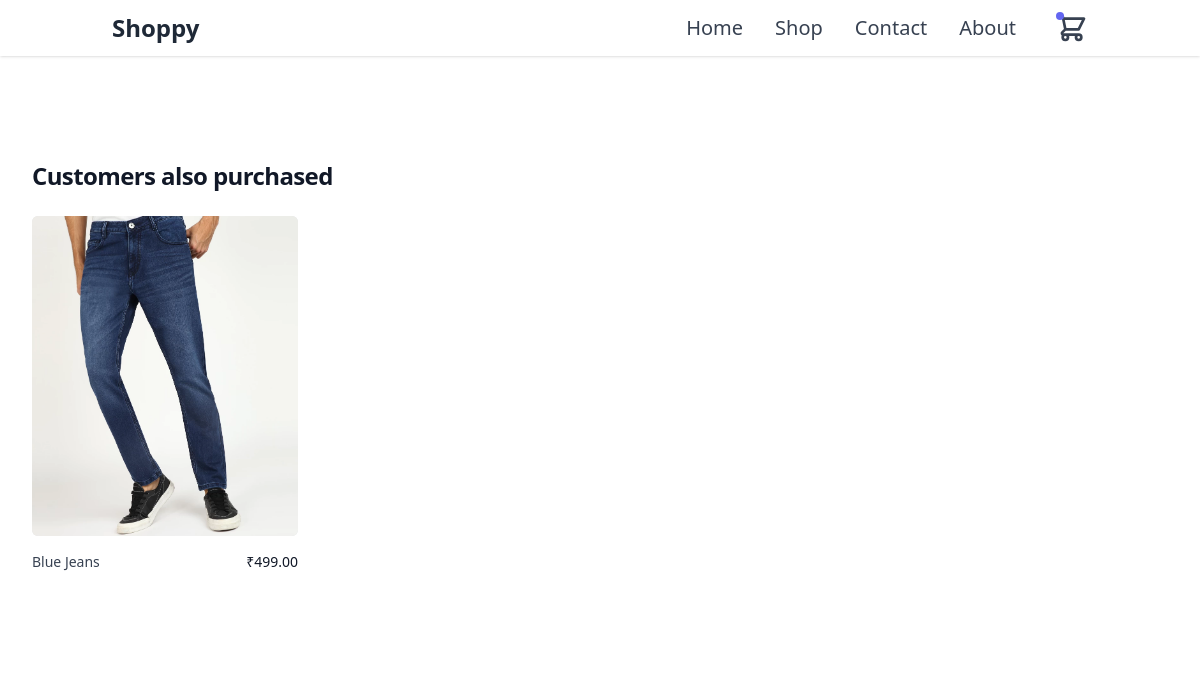
Before: / with the older database file.
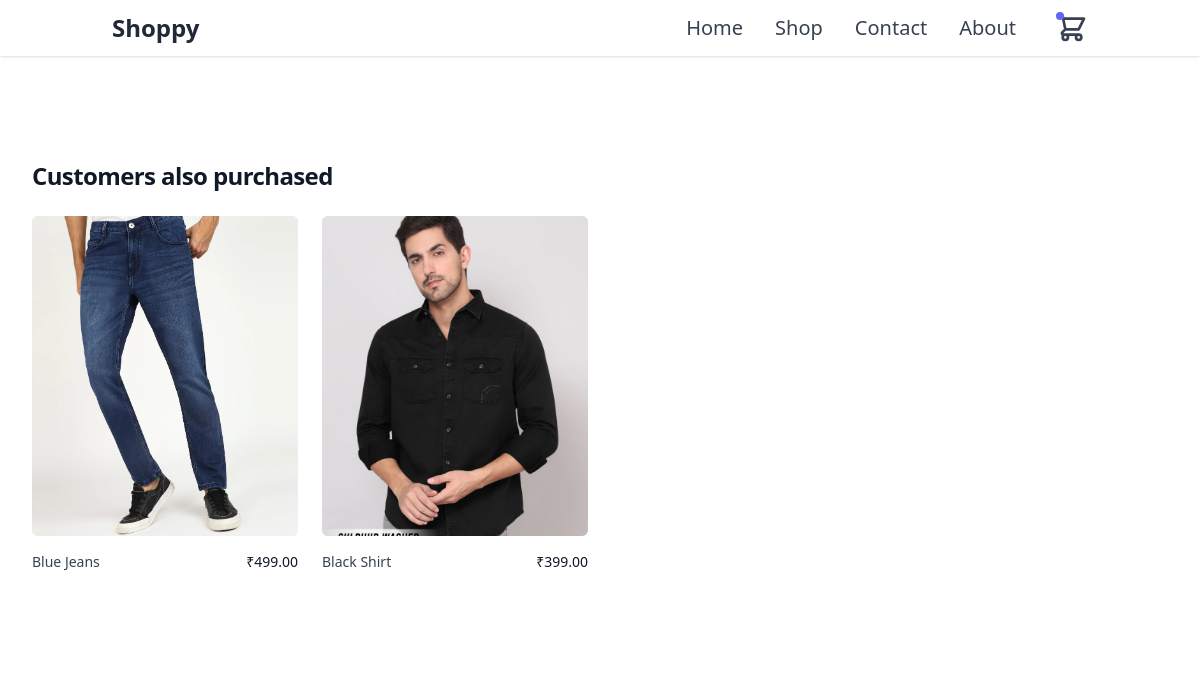
After: the same page with the newer database file.
### products/models.py (models this page shows, shortened)
class Product(BaseModel):
    product_name = models.CharField(max_length=100)
    slug = models.SlugField(max_length=100, unique=True, null=True, blank=True)
    category = models.ForeignKey(
        Category, on_delete=models.CASCADE, related_name="products"
    )
    price = models.DecimalField(max_digits=10, decimal_places=2)
    description = models.TextField()

class ProductImage(BaseModel):
    product = models.ForeignKey(
        Product, on_delete=models.CASCADE, related_name="images"
    )
    image = models.ImageField(upload_to="product_images/")

### home/views.py (the view)
# urls.py: path("", index, name="index"),
def index(request):
    context = {"products": Product.objects.all()}
    return render(request, "home/index.html", context)

### templates/home/index.html
{% extends "base/base.html" %}
{% block start %}
<section>
    <div>
        <div class="bg-white">
            <div class="mx-auto max-w-2xl px-4 py-16 sm:px-6 sm:py-24 lg:max-w-7xl lg:px-8">
                <h2 class="text-2xl font-bold tracking-tight text-gray-900">Customers also purchased</h2>
                <div class="mt-6 grid grid-cols-1 gap-x-6 gap-y-10 sm:grid-cols-2 lg:grid-cols-4 xl:gap-x-8">
                    {% for product in products %}
                    <div class="group relative">
                        <div
                            class="aspect-h-1 aspect-w-1 w-full overflow-hidden rounded-md bg-gray-200 lg:aspect-none group-hover:opacity-75 lg:h-80">
                            <img src="/media/{{product.images.first.image}}"
                                alt="Front of men&#039;s Basic Tee in black."
                                class="h-full w-full object-cover object-center lg:h-full lg:w-full">
                        </div>
                        <div class="mt-4 flex justify-between">
                            <div>
                                <h3 class="text-sm text-gray-700">
                                    <a href="#">
                                        <span aria-hidden="true" class="absolute inset-0"></span>
                                        {{product.product_name}}
                                    </a>
                                </h3>
                            </div>
                            <p class="text-sm font-medium text-gray-900">₹{{product.price}}</p>
                        </div>
                    </div>
                    {% endfor %}
                </div>
            </div>
        </div>
    </div>
</section>
{% endblock start %}

### templates/base/base.html (shortened to what this page needs)
{% load static %}
<!DOCTYPE HTML>
<html lang="en">
<head>
    <link rel="stylesheet" href="/static/twcss/output.css">
</head>
<body>
    <header class="section-header">
        <nav class=" bg-white mb-2  shadow  ">
            <div class="container mx-auto px-6 py-3 md:flex md:justify-between md:items-center">
                <div class="flex justify-between items-center">
                    <div>
                        <a class="text-gray-800 text-xl font-bold md:text-2xl hover:text-gray-700" href="#">Shoppy</a>
                    </div>
                </div>
                <div class="md:flex items-center">
                    <div class="flex flex-col md:flex-row md:mx-6">
                        <a class="my-1 text-xl text-gray-700 font-medium hover:text-indigo-500 md:mx-4 md:my-0"
                            href="#">Home</a>
                        <a class="my-1 text-xl text-gray-700 font-medium hover:text-indigo-500 md:mx-4 md:my-0"
                            href="#">Shop</a>
                        <a class="my-1 text-xl text-gray-700 font-medium hover:text-indigo-500 md:mx-4 md:my-0"
                            href="#">Contact</a>
                        <a class="my-1 text-xl text-gray-700 font-medium hover:text-indigo-500 md:mx-4 md:my-0"
                            href="#">About</a>
                    </div>
                    <div class="flex justify-center md:block">
                        <a class="relative text-gray-700 hover:text-gray-600" href="#">
                            <span
                                class="absolute top-0 left-0 rounded-full bg-indigo-500 text-white p-1 text-xs"></span>
                        </a>
                    </div>
                </div>
            </div>
        </nav>
    </header>
    {% block start %}
    {% endblock start %}
</body>
</html>

Changed rows visible on the page:
added Product: images.first.image (picture), product_name "Black Shirt", price "399.00"
